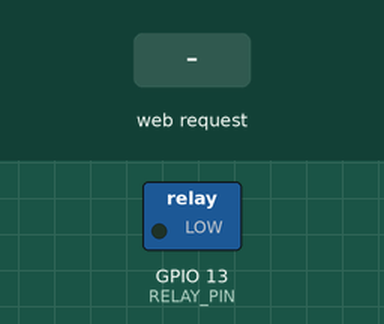
Simulated run of this sketch. Board: ESP32. Shown: switched loads named in the sketch (green lamp = pin HIGH). The inputs (shaded band) are chosen by the test bench. WiFi joins after 1.5 s; servers stay silent unless stated; what the sketch prints to the serial monitor is not drawn.

Above: at 2.7 s.
2.8 s: HTTP request GET /timer?minutes=1 received
At 3.4 s:
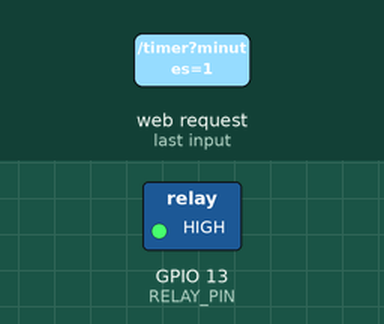
4.3 s: HTTP request GET /off received
At 4.6 s:
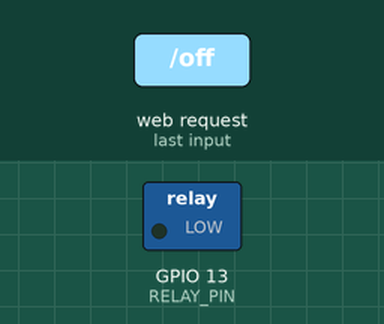
5.8 s: HTTP request GET /on received
At 6.9 s:
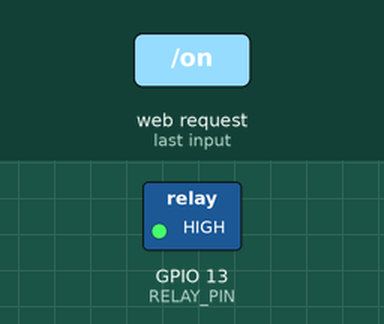
Timing chart, 0 to 8.8 s (numbered marks = the images above; inputs shaded):
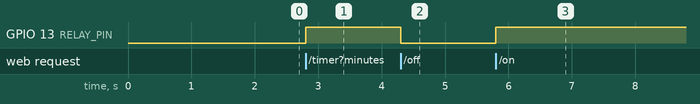

Measured:
- after the input at 2.8 s, GPIO 13 (RELAY_PIN): LOW → HIGH at once
- after the input at 4.3 s, GPIO 13 (RELAY_PIN): HIGH → LOW at once
- after the input at 5.8 s, GPIO 13 (RELAY_PIN): LOW → HIGH at once

The sketch:

esp32_WifiControlledBulb.ino
```cpp
#include <WiFi.h>
#include <WebServer.h>

// Wifi credentials
const char* ssid = "wifi name"; // put the name of your wifi here
const char* password = "password" ;

const uint8_t RELAY_PIN = 13; //relay pin

WebServer server(80);   //create web server


// Variables
bool lightState = false;
bool timerRunning = false;
unsigned long timerStartTime = 0;
unsigned long timerDuration = 0;

// turn ON light
void turnOn()
{
    lightState = true;
    digitalWrite(RELAY_PIN, HIGH);    //sets GPIO13 HIGH

    timerRunning = false;   //cancels timer

    server.sendHeader("Location","/");
    server.send(303);  //redirect
}


// turn OFF
void turnOff()
{
    lightState = false;
    digitalWrite(RELAY_PIN, LOW);

    timerRunning = false;

    server.sendHeader("Location","/");
    server.send(303);
}


// Timer

void startTimer()
{
    if(server.hasArg("minutes"))
    {
        int minutes = server.arg("minutes").toInt();

        if(minutes > 0)
        {
            lightState = true;
            digitalWrite(RELAY_PIN,HIGH);

            timerDuration = (unsigned long)minutes * 60000UL;
            timerStartTime = millis();

            timerRunning = true;

            Serial.print("Timer Started: ");
            Serial.print(minutes);
            Serial.println(" minute(s)");
        }
    }

    server.sendHeader("Location","/");
    server.send(303);
}

// Webpage
void handleRoot()
{
    String page;

    page += "<!DOCTYPE html>";
    page += "<html>";
    page += "<head>";

    page += "<meta charset='UTF-8'>";
    page += "<meta name='viewport' content='width=device-width, initial-scale=1'>";

    page += "<style>";

    page += "body{font-family:'Courier New';background:#FFC5B8;text-align:center;margin-top:40px;}";

    page += "button{width:180px;height:55px;font-size:20px;margin:8px;font-family:'Courier New', monospace;background-color:#FFEEEB;color:grey;border:none;}";

    page += "input{width:120px;height:35px;font-size:20px;text-align:center;font-family:'Courier New', monospace;}";

    page += "</style>";

    page += "</head>";
    page += "<body>";

    page += "<h1>ESP32 Smart Light</h1>";

    page += "<h2>Status: ";

    if(lightState)
        page += "ON";
    else
        page += "OFF";

    page += "</h2>";

    if(timerRunning)
    {
        unsigned long remaining =
        (timerDuration - (millis()-timerStartTime))/1000;

        page += "<h3>Timer Remaining: ";
        page += String(remaining);
        page += " seconds</h3>";
    }

    page += "<a href='/on'><button>Turn ON</button></a><br>";

    page += "<a href='/off'><button>Turn OFF</button></a>";

    page += "<hr>";

    page += "<h2>Timer</h2>";

    page += "<form action='/timer'>";

    page += "<input type='number' name='minutes' min='1' placeholder='Minutes'>";

    page += "<br><br>";

    page += "<button type='submit'>Start Timer</button>";

    page += "</form>";

    page += "</body>";
    page += "</html>";

    server.send(200,"text/html",page);
}


void setup()
{
    Serial.begin(115200);
    pinMode(RELAY_PIN,OUTPUT);
    digitalWrite(RELAY_PIN,LOW);
    Serial.println("Connecting to WiFi...");
    WiFi.begin(ssid,password);

    while(WiFi.status()!=WL_CONNECTED)
    {
        delay(500);
        Serial.print(".");
    }

    Serial.println();
    Serial.println("Connected!");

    Serial.print("IP Address: ");
    Serial.println(WiFi.localIP());

    server.on("/",handleRoot);
    server.on("/on",turnOn);
    server.on("/off",turnOff);
    server.on("/timer",startTimer);
    server.begin();
    Serial.println("Web Server Started");
}


void loop()
{
    server.handleClient();

    if(timerRunning)
    {
        if(millis()-timerStartTime >= timerDuration)
        {
            timerRunning = false;
            lightState = false;
            digitalWrite(RELAY_PIN,LOW);
            Serial.println("Timer Finished");
        }
    }
}
```
